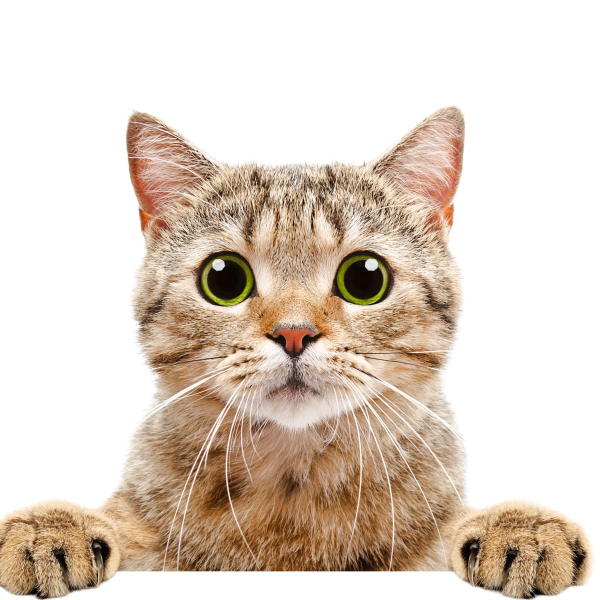
#> input picture 1200px-Cat_November_2010-1a.jpg, 1200 x 1200 px (shown at 1/2 size)
$ python ASCII_Code_to_HEX_Tutorial.py
#> lines starting #> are read from the running program, lines starting #| are printed output that depends on the picture
#> in main, image is the input picture: PIL image 1200x1200 RGB; mean R, G, B 222.8, 209, 196.7
from PIL import Image

ASCII_CHARS = ["@", "#", "S", "%", "?", "*", "+", ";", ":", ",", "."]

def resize_image(image, new_width=100): # Function
#> called with new_width = 100
    width, height = image.size
#> width = 1200; height = 1200
    ratio = height / width
#> ratio = 1
    new_height = int(new_width * ratio)
#> new_height = 100
    resized_image = image.resize((new_width, new_height))
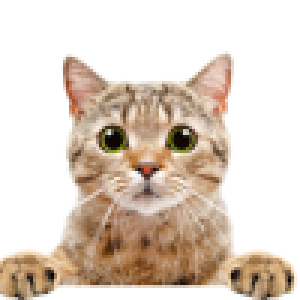
#> resized_image: PIL image 100x100 RGB (shown 3 times larger); mean R, G, B 222.7, 209, 196.6
    return resized_image

def grayify(image):
    grayscale_image = image.convert("L") # L converts the pic to an 8 pixel, black and white image
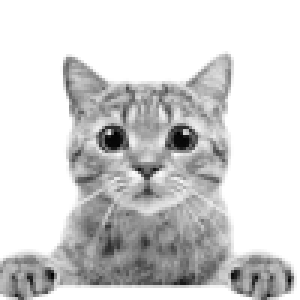
#> grayscale_image: PIL image 100x100 L (shown 3 times larger); min 1, max 255, mean 211.7
    return grayscale_image

def pixels_to_ascii(image):
    pixels = image.getdata()
    characters = "".join([ASCII_CHARS[pixel//25] for pixel in pixels])
    return characters

def main(new_width = 100):
    path = "1200px-Cat_November_2010-1a.jpg"
    image = Image.open(path)

    new_image_data = pixels_to_ascii(grayify(resize_image(image)))

    pixel_count = len(new_image_data)
#> pixel_count = 10000

    ascii_image = "\n".join(new_image_data[i:(i+new_width)] for i in range(0, pixel_count, new_width))

    print(ascii_image)

    with open("ascii_image.txt", "w") as f:
        f.write(ascii_image)


main()
